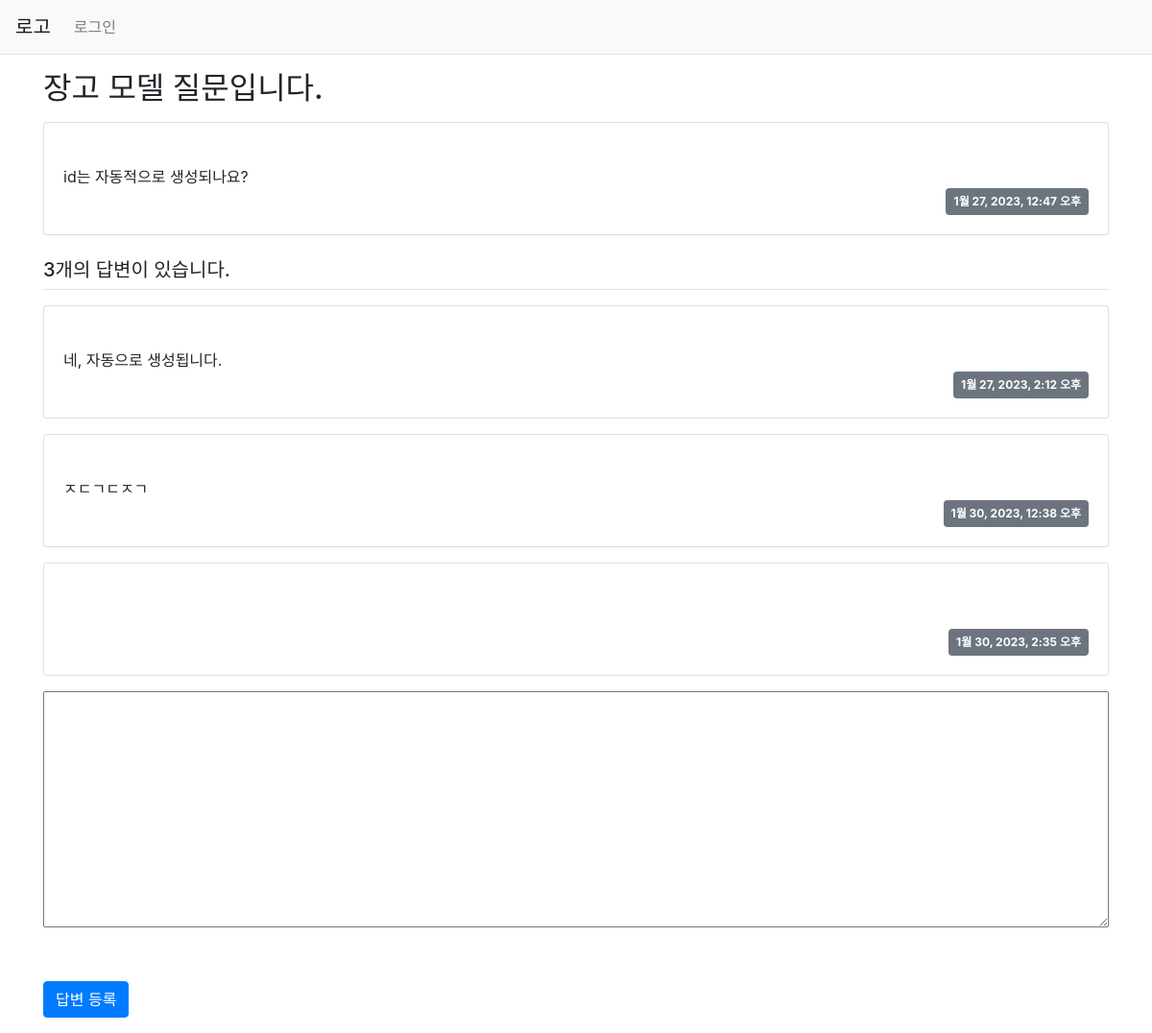
Screenshot of /pybo/2/ with the database file from the repository.
### pybo/models.py (models this page shows, shortened)
class Question(models.Model):
    subject = models.CharField(max_length=200)
    content = models.TextField()
    create_date = models.DateTimeField()

class Answer(models.Model):
    question = models.ForeignKey(Question, on_delete=models.CASCADE)
    content = models.TextField()
    create_date = models.DateTimeField()

### pybo/views.py (the view)
# urls.py: path('<int:question_id>/', views.detail, name='detail'),
def detail(request, question_id):
    question = get_object_or_404(Question, pk=question_id)
    context = {'question': question}
    return render(request, 'pybo/question_detail.html', context)

### templates/pybo/question_detail.html (shortened to what this page needs)
<!DOCTYPE html>
<html lang="en">
<head>
</head>
<body>
    {% extends 'base.html' %}
    {% block content %}
    <div class="container my-3">
        <h2>{{ question.subject }}</h2>
        <div class="card my-3">
            <div class="card-body">
                <div class="card-text" style="white-space: pre-line;">
                    {{ question.content }}
                </div>
                <div class="d-flex justify-content-end">
                    <div class="badge badge-secondary p-2">
                        {{ question.create_date }}
                    </div>
                </div>
            </div>
        </div>
        <h5 class="border-bottom my-3 py-2">
            {{ question.answer_set.count }}개의 답변이 있습니다.
        </h5>
        {% for answer in question.answer_set.all %}
            <div class="card my-3">
                <div class="card-body">
                    <div class="card-text" style="white-space: pre-line;">
                        {{ answer.content}}
                    </div>
                    <div class="d-flex justify-content-end">
                        <div class="badge badge-secondary p-2">
                            {{ answer.create_date }}
                        </div>
                    </div>
                </div>
            </div>
        {% endfor %}
         <form action="{% url 'pybo:answer_create' question.id %}"
               method="post" class="my-3">
        <div class="form-group">
            <textarea name="content" id="content" rows="10"></textarea>
         </div>
        <br>
        <input type="submit" value="답변 등록" class="btn btn-primary">
    </form>
    </div>
    {% endblock %}

### static/style.css (style rules this page uses)
textarea { width: 100%; }
input[type=submit] { margin-top: 10px; }

### rows the page displays
Question: subject "장고 모델 질문입니다.", content "id는 자동적으로 생성되나요?", create_date "1월 27, 2023, 12:47 오후", answer_set.count "3"
Answer: content "네, 자동으로 생성됩니다.", create_date "1월 27, 2023, 2:12 오후"
Answer: content "ㅈㄷㄱㄷㅈㄱ", create_date "1월 30, 2023, 12:38 오후"
Answer: create_date "1월 30, 2023, 2:35 오후"
